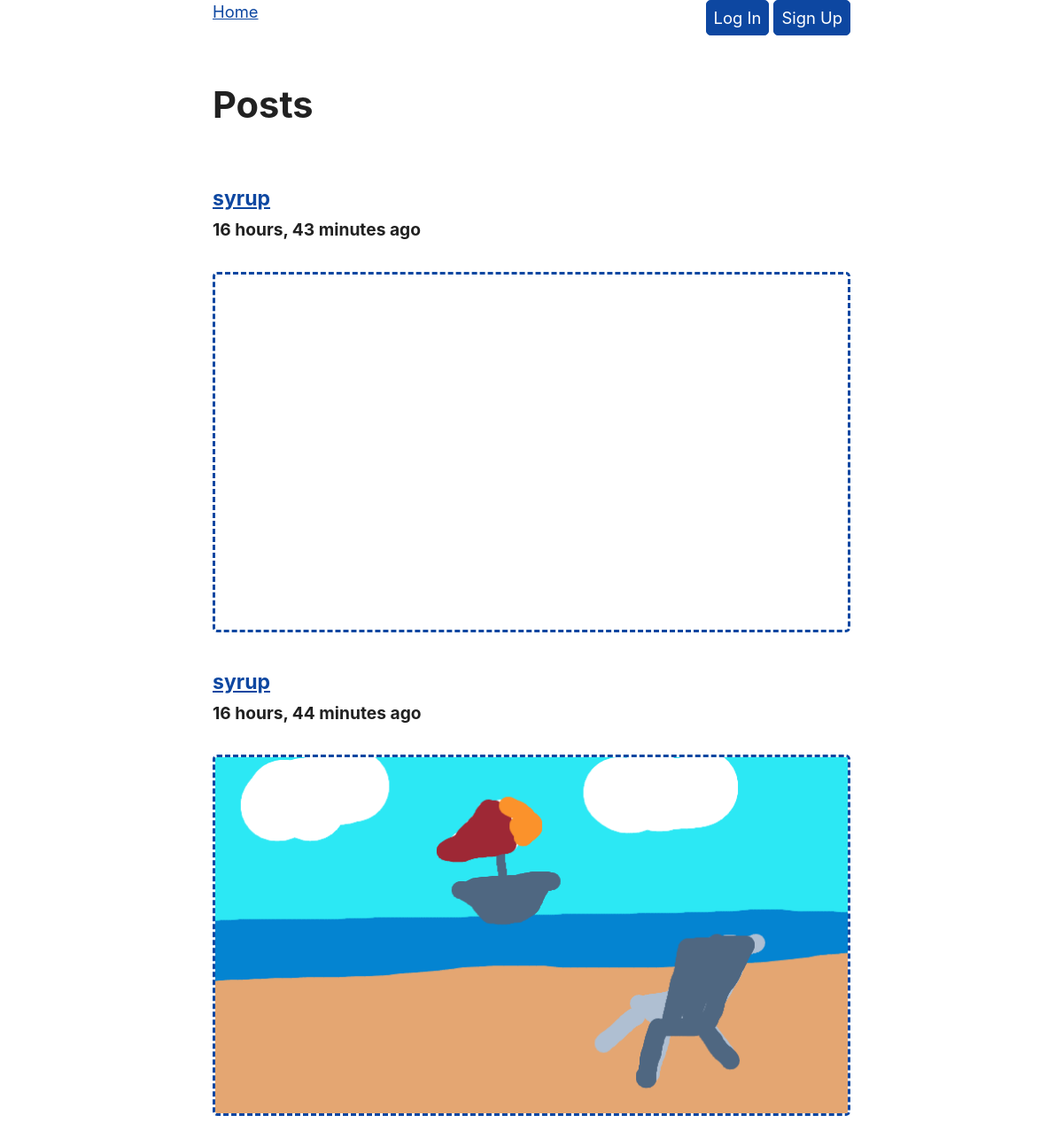
Before: / with the older database file.
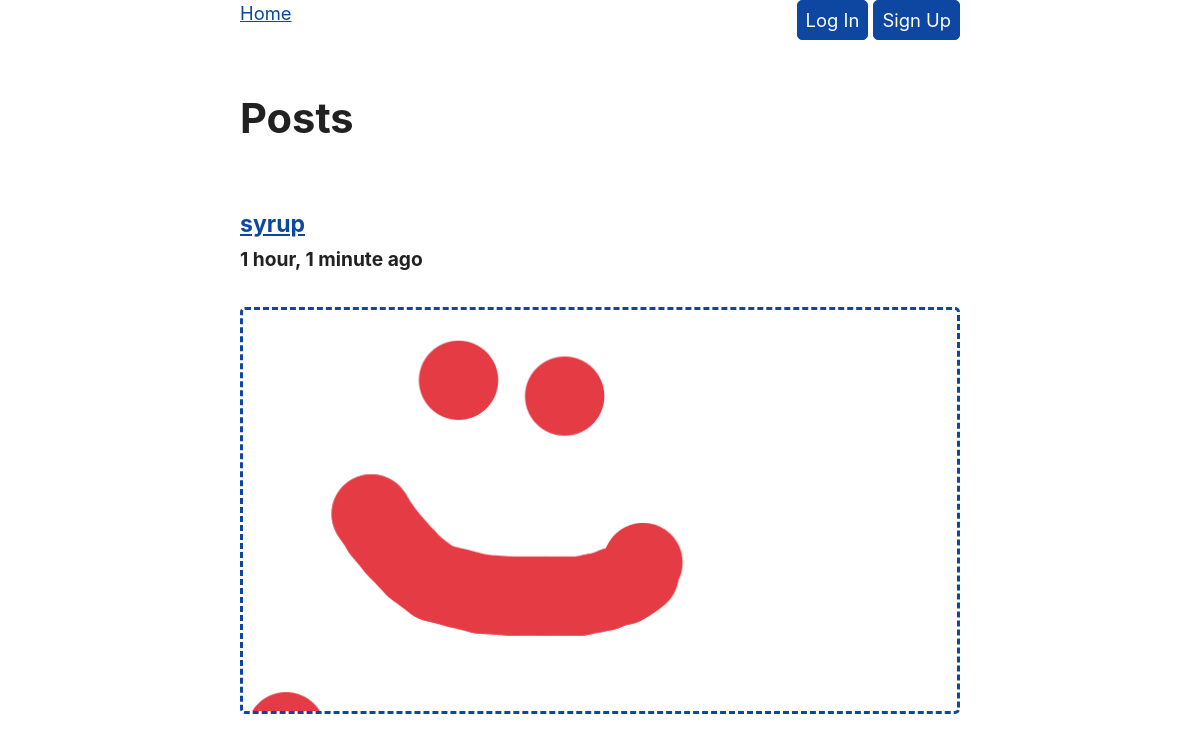
After: the same page with the newer database file.
### socialMedia/models.py (models this page shows, shortened)
class Post(models.Model):
    body = models.ImageField()
    created_by = models.ForeignKey("UserProfile", on_delete=models.CASCADE)
    created_on = models.DateTimeField(auto_now_add=True)

class UserProfile(models.Model):
    user = models.OneToOneField(User, on_delete=models.CASCADE)
    profile_picture = models.ImageField(default="placeholders/fpfPlaceholder.png")
    bio_picture = models.ImageField(default="placeholders/bioPlaceholder.png")
    follows = models.ManyToManyField(
        "self",
        related_name="followed_by",
        symmetrical=False,
        blank=True
    )
    def __str__(self):
        return self.user.username

### socialMedia/views.py (the view)
# urls.py: path('',views.post_homepage,name="home"),
def post_homepage(request):
    posts = Post.objects.all().order_by("-created_on")
    context = {
        "posts": posts,
    }
    return render(request, "homepage.html", context)

### socialMedia/templates/homepage.html
{% extends "base.html" %}
{% block page_content %}
    <h2>Posts</h2>
    {% for post in posts %}
        {% load static %}
        <h4><a href="{% url 'profile_detail' post.created_by.pk%}">{{ post.created_by }}</a><br><small>{{ post.created_on|timesince}} ago</small></h4>
        <a href="{% url 'post_detail' post.pk%}"> <img src="/media/{{post.body.name }}" alt="body image"></a>
    {% endfor %}
{% endblock page_content %}

### socialMedia/templates/base.html (shortened to what this page needs)
<!DOCTYPE html>
<html lang="en">
<head>
    {% load static %}
    <link rel="stylesheet" href="{% static 'simple.min.css' %}">
</head>
<body>
    <ul style="list-style-type: none;margin: 0;padding: 0;">
        <li style="display: inline;"><a href="{% url 'home'%}">Home</a></li>
        <div style="float:right;">
            {% if user.is_authenticated %}
                <li style="display: inline;"><a href="{% url 'profile_detail' user.pk %}">Account</a></li>
                {% comment %} <li style="display: inline;"><a href="{% url 'logout' %}" style="color: var(--code)">Log Out</a></li> {% endcomment %}
                <li style="display: inline;">
                    <form style="display: inline;" method="post" action="{% url 'logout' %}">
                        {% csrf_token %}
                        <button type="submit">Log Out</button>
                    </form>
            </li>
            {% else %}
                <form style="display: inline;" method="post" action="{% url 'login' %}">
                    <button type="submit">Log In</button>
                </form>
                <form style="display: inline;" method="post" action="{% url 'signup' %}">
                    <button type="submit">Sign Up</button>
                </form>
            {% endif %}
        </div>
      </ul>
{% block page_content %}{% endblock page_content %}
</body>
</html>

Changed rows visible on the page:
removed Post: created_by "syrup", created_on "16 hours, 43 minutes", body.name (picture)
removed Post: created_by "syrup", created_on "16 hours, 44 minutes", body.name (picture)
added Post: created_by "syrup", created_on "1 hour, 1 minute", body.name (picture)
